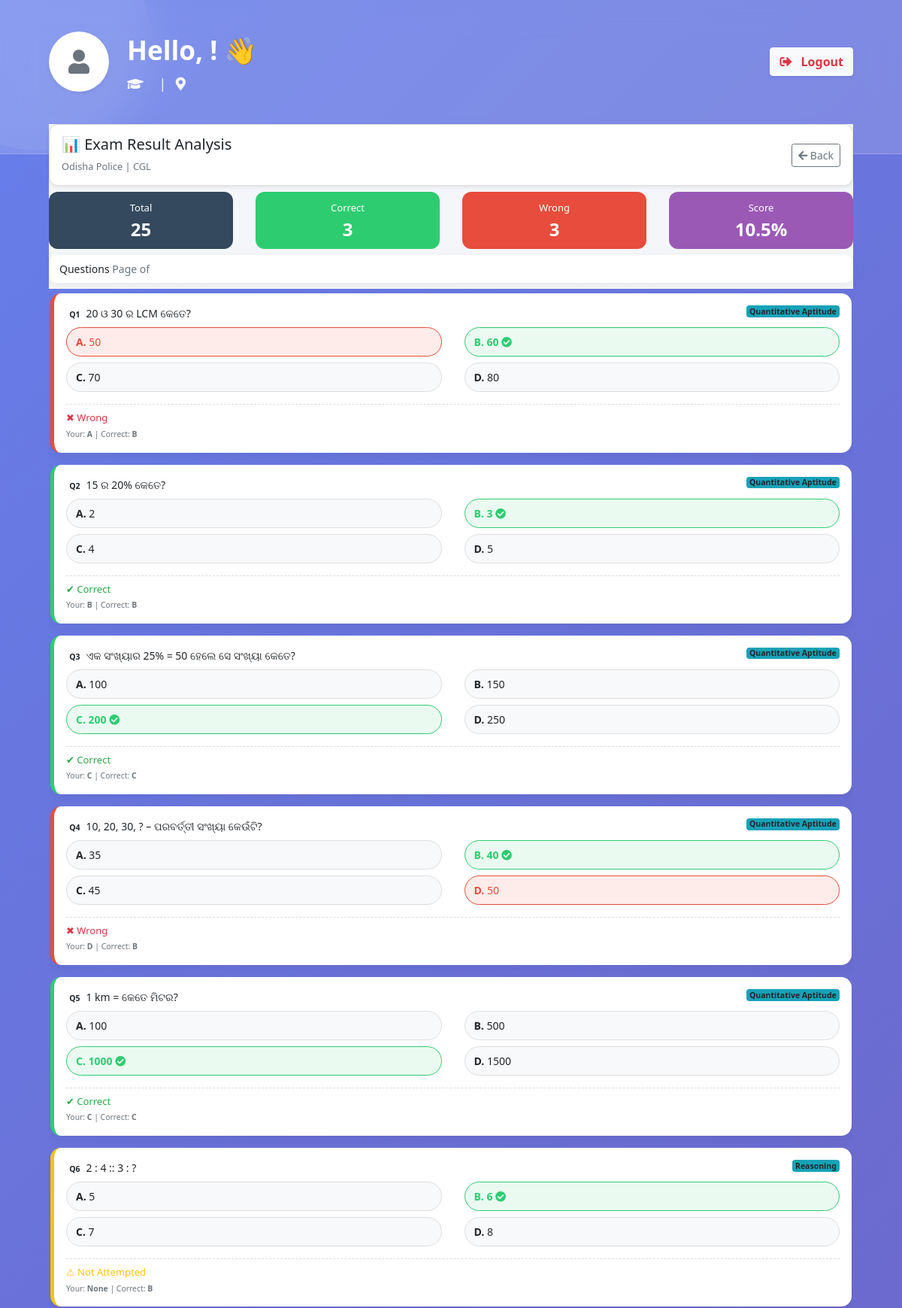
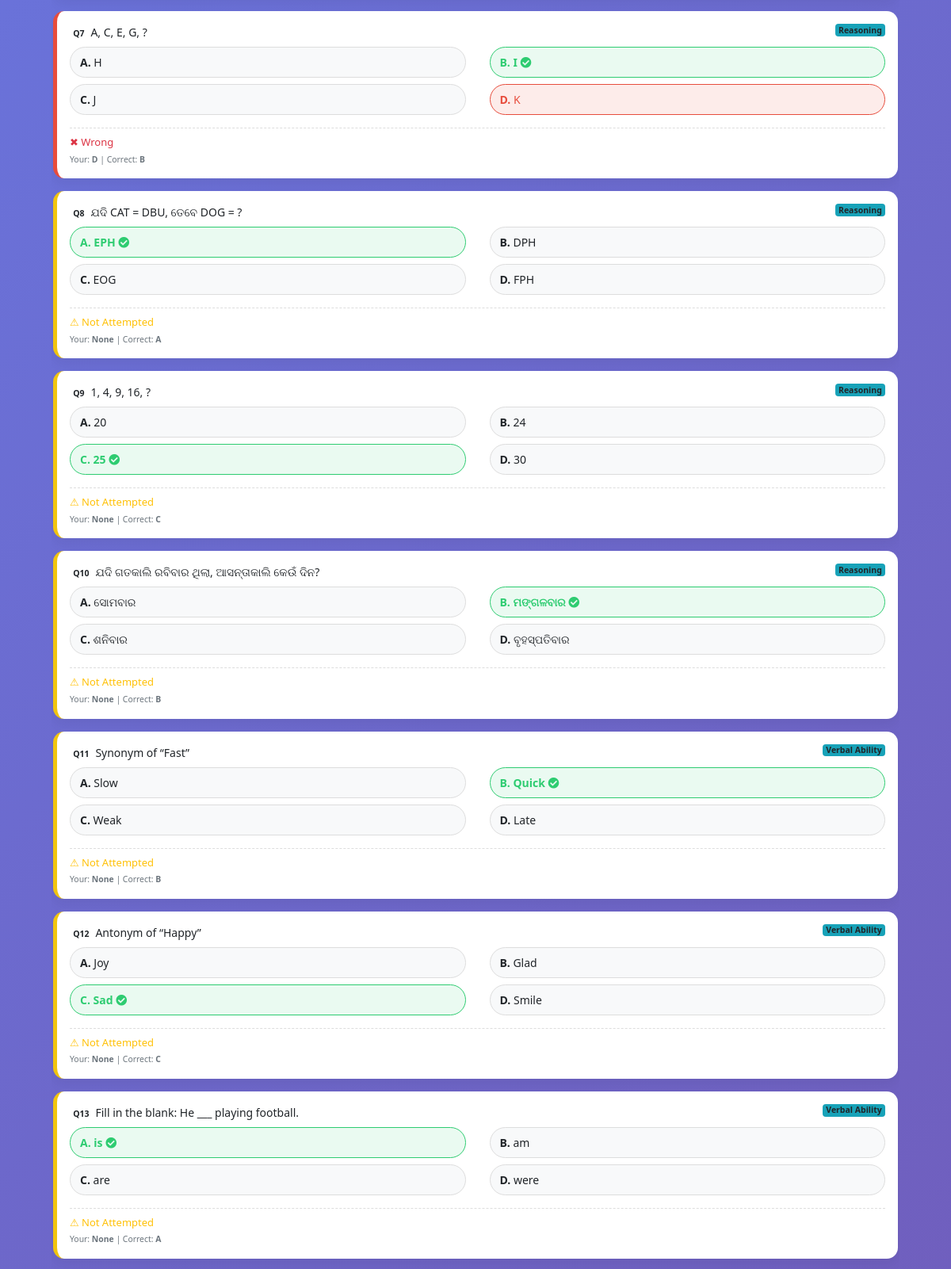
/student/exam-result/34/ (signed in, upper part), run on the app's committed database (2 pictures, top to bottom).
### app/models.py (models this page shows, shortened)
class StudentExamAttempt(models.Model):
    student = models.ForeignKey(
        Student,
        on_delete=models.CASCADE
    )
    exam = models.ForeignKey(
        Exam,
        on_delete=models.CASCADE
    )
    task = models.ForeignKey(
        ExamTask,
        on_delete=models.CASCADE,
        null=True,        # IMPORTANT: migration error avoid
        blank=True
    )
    start_time = models.DateTimeField(null=True, blank=True)
    is_submitted = models.BooleanField(default=False)
    submitted_at = models.DateTimeField(null=True, blank=True)

class Exam(models.Model):
    name = models.CharField(max_length=200)
    duration_minutes = models.PositiveIntegerField()
    marks_per_question = models.FloatField()
    negative_marking = models.FloatField(default=0)
    created_at = models.DateTimeField(auto_now_add=True)

class ExamTask(models.Model):
    exam = models.ForeignKey(Exam, on_delete=models.CASCADE)
    task_name = models.CharField(max_length=200)
    created_at = models.DateTimeField()
    is_active = models.BooleanField(default=True)

class QuestionBank(models.Model):
    chapter = models.ForeignKey(Chapter, on_delete=models.CASCADE)
    question = models.TextField()
    option_a = models.CharField(max_length=255)
    option_b = models.CharField(max_length=255)
    option_c = models.CharField(max_length=255)
    option_d = models.CharField(max_length=255)
    CORRECT_CHOICES = (
        ('A', 'Option A'),
        ('B', 'Option B'),
        ('C', 'Option C'),
        ('D', 'Option D'),
    )
    correct_answer = models.CharField(max_length=1, choices=CORRECT_CHOICES)
    created_at = models.DateTimeField(auto_now_add=True)

class Subject(models.Model):
    name = models.CharField(max_length=100, unique=True)

### app/views.py (the view)
def student_exam_result(request, attempt_id):
    if "student_id" not in request.session:
        return redirect("/student/login/")
    attempt = get_object_or_404(
        StudentExamAttempt,
        id=attempt_id,
        student_id=request.session["student_id"]
    )
    answers = (
        StudentExamAnswer.objects
        .filter(attempt=attempt)
        .select_related(
            "exam_question__question",
            "exam_question__subject"
        )
        .order_by("id")
    )
    marks_per_q = float(attempt.exam.marks_per_question)
    negative = abs(float(attempt.exam.negative_marking))
    total = answers.count()
    correct = wrong = unattempted = 0
    obtained = 0.0
    question_data = []
    for ans in answers:
        question = ans.exam_question.question
        selected = ans.selected_option
        correct_answer = question.correct_answer
        if not selected:
            status = "unattempted"
            unattempted += 1
        elif selected == correct_answer:
            status = "correct"
            correct += 1
            obtained += marks_per_q
        else:
            status = "wrong"
            wrong += 1
            obtained -= negative
        question_data.append({
            "question": question.question,
            "options": {
                "A": question.option_a,
                "B": question.option_b,
                "C": question.option_c,
                "D": question.option_d,
            },
            "selected": selected,
            "correct": correct_answer,
            "status": status,
            "subject": ans.exam_question.subject.name,
        })
    max_marks = total * marks_per_q
    percentage = round((obtained / max_marks) * 100, 2) if max_marks else 0
    return render(request, "student/exam_result_view.html", {
        "attempt": attempt,
        "total": total,
        "correct": correct,
        "wrong": wrong,
        "unattempted": unattempted,
        "obtained": round(obtained, 2),
        "max_marks": max_marks,
        "percentage": percentage,
        "questions": question_data,
    })

### templates/student/exam_result_view.html (shortened to what this page needs)
{% extends "student/dashboard.html" %}
{% load static %}
{% block content %}
<div class="app-main__outer">
<div class="app-main__inner exam-analysis-wrapper">
    <div class="fixed-top-section">
        <div class="exam-header card shadow-sm mb-2">
            <div class="d-flex justify-content-between align-items-center flex-wrap">
                <div>
                    <h5 class="mb-1 fw-bold">📊 Exam Result Analysis</h5>
                    <small class="text-muted">
                        {{ attempt.exam.name }} | {{ attempt.task.task_name }}
                    </small>
                </div>
                <a href="{% url 'student_exam_task_list' %}" class="btn btn-sm btn-outline-secondary mt-2 mt-md-0">
                    <i class="fas fa-arrow-left me-1"></i> Back
                </a>
            </div>
        </div>
        <div class="row g-2 mb-2">
            <div class="col-6 col-md-3">
                <div class="stat-card total">
                    <span>Total</span>
                    <h4>{{ total }}</h4>
                </div>
            </div>
            <div class="col-6 col-md-3">
                <div class="stat-card correct">
                    <span>Correct</span>
                    <h4>{{ correct }}</h4>
                </div>
            </div>
            <div class="col-6 col-md-3">
                <div class="stat-card wrong">
                    <span>Wrong</span>
                    <h4>{{ wrong }}</h4>
                </div>
            </div>
            <div class="col-6 col-md-3">
                <div class="stat-card score">
                    <span>Score</span>
                    <h4>{{ percentage }}%</h4>
                </div>
            </div>
        </div>
        <div class="pagination-bar">
            <span class="fw-semibold">Questions</span>
            <span class="text-muted ms-2">
                Page {{ page_obj.number }} of {{ page_obj.paginator.num_pages }}
            </span>
        </div>
    </div>
    <div class="questions-scroll">
        {% for q in questions %}
        <div class="question-card {% if q.status == 'correct' %}qc-correct{% elif q.status == 'wrong' %}qc-wrong{% else %}qc-skip{% endif %}">
            <div class="q-header">
                <div>
                    <span class="badge badge-question">Q{{ forloop.counter }}</span>
                    <span class="ms-1 question-text">
                        {{ q.question|safe }}
                    </span>
                </div>
                <span class="badge bg-info">{{ q.subject }}</span>
            </div>
            <div class="row mt-2">
                {% for key, val in q.options.items %}
                <div class="col-12 col-md-6 mb-2">
                    <div class="option-box
                        {% if key == q.correct %}opt-correct
                        {% elif key == q.selected and q.status == 'wrong' %}opt-wrong{% endif %}">
                        <strong>{{ key }}.</strong> {{ val }}
                        {% if key == q.correct %}
                            <i class="fas fa-check-circle float-end"></i>
                        {% endif %}
                    </div>
                </div>
                {% endfor %}
            </div>
            <div class="q-footer mt-2">
                {% if q.status == "correct" %}
                    <span class="text-success fw-bold">✔ Correct</span>
                {% elif q.status == "wrong" %}
                    <span class="text-danger fw-bold">✖ Wrong</span>
                {% else %}
                    <span class="text-warning fw-bold">⚠ Not Attempted</span>
                {% endif %}
                <div class="text-muted small mt-1">
                    Your: <b>{{ q.selected|default:"None" }}</b> |
                    Correct: <b>{{ q.correct }}</b>
                </div>
            </div>
        </div>
        {% endfor %}
    </div>
</div>
</div>
{% endblock %}

### templates/student/dashboard.html (style rules this page uses)
* { margin: 0; padding: 0; box-sizing: border-box; }
body { background: linear-gradient(135deg, #667eea 0%, #764ba2 100%); font-family: 'Segoe UI', Tahoma, Geneva, Verdana, sans-serif; min-height: 100vh; display: flex; flex-direction: column; position: relative; overflow-x: hidden; }

### templates/student/exam_result_view.html (style rules this page uses)
.exam-analysis-wrapper { height: calc(100vh - 80px); display: flex; flex-direction: column; }
.fixed-top-section { position: sticky; top: 0; z-index: 10; background: #f4f6f9; padding-bottom: 8px; }
.pagination-bar { background: #fff; padding: 8px 14px; border-radius: 10px; box-shadow: 0 4px 12px rgba(0,0,0,.05); font-size: 14px; }
.questions-scroll { flex: 1; overflow-y: auto; padding: 6px 2px; }
.exam-header { border-radius:12px; padding:14px 16px; }
.stat-card { padding:12px; border-radius:12px; color:#fff; text-align:center; font-size:13px; }
.stat-card h4 { margin:4px 0 0; font-weight:700; }
.stat-card.total { background:#34495e }
.stat-card.correct { background:#2ecc71 }
.stat-card.wrong { background:#e74c3c }
.stat-card.score { background:#9b59b6 }
.question-card { background:#fff; border-radius:14px; padding:16px; margin-bottom:16px; box-shadow:0 6px 16px rgba(0,0,0,.06); }
.qc-correct { border-left:5px solid #2ecc71 }
.qc-wrong { border-left:5px solid #e74c3c }
.qc-skip { border-left:5px solid #f1c40f }
.q-header { display:flex; justify-content:space-between; align-items:flex-start; gap:6px; font-size:14px; }
.question-text { font-weight: normal; font-size:14px; line-height:1.5; }
.option-box { background:#f8f9fa; padding:8px 12px; border-radius:20px; border:1px solid #ddd; font-size:14px; }
.opt-correct { background:#eafaf1; border-color:#2ecc71; color:#2ecc71; font-weight:600; }
.opt-wrong { background:#fdecea; border-color:#e74c3c; color:#e74c3c; }
.q-footer { border-top:1px dashed #ddd; padding-top:8px; font-size:13px; }

### data on the page
StudentExamAttempt: exam.name "Odisha Police", task.task_name "CGL"
QuestionBank: question "20 ଓ 30 ର LCM କେତେ?", options "50" "60" "70" "80"
Subject: subject "Quantitative Aptitude" "Quantitative Aptitude" "Quantitative Aptitude" "Quantitative Aptitude" "Quantitative Aptitude"
QuestionBank: question "15 ର 20% କେତେ?"
QuestionBank: question "ଏକ ସଂଖ୍ୟାର 25% = 50 ହେଲେ ସେ ସଂଖ୍ୟା କେତେ?", options "100" "150" "200" "250"
QuestionBank: question "10, 20, 30, ? – ପରବର୍ତ୍ତୀ ସଂଖ୍ୟା କେଉଁଟି?", options "35" "40" "45" "50"
QuestionBank: question "1 km = କେତେ ମିଟର?", options "100" "500" "1000" "1500"
QuestionBank: question "2 : 4 :: 3 : ?"
Subject: subject "Reasoning" "Reasoning" "Reasoning" "Reasoning" "Reasoning"
QuestionBank: question "A, C, E, G, ?"
QuestionBank: question "ଯଦି CAT = DBU, ତେବେ DOG = ?", options "EPH" "DPH" "EOG" "FPH"
QuestionBank: question "1, 4, 9, 16, ?", options "20" "24" "25" "30"
QuestionBank: question "ଯଦି ଗତକାଲି ରବିବାର ଥିଲା, ଆସନ୍ତାକାଲି କେଉଁ ଦିନ?", options "ସୋମବାର" "ମଙ୍ଗଳବାର" "ଶନିବାର" "ବୃହସ୍ପତିବାର"
QuestionBank: question "Synonym of “Fast”", options "Slow" "Quick" "Weak" "Late"
Subject: subject "Verbal Ability" "Verbal Ability" "Verbal Ability"
QuestionBank: question "Antonym of “Happy”", options "Joy" "Glad" "Sad" "Smile"
QuestionBank: question "Fill in the blank: He ___ playing football.", options "is" "am" "are" "were"

### other printed values
{{ total }} "25"
{{ correct }} "3"
{{ wrong }} "3"
{{ percentage }} "10.5"
{{ key }} "A" "B" "C" "D" "A" "B" "C" "D" "A" "B" "C" "D" "A" "B" "C" "D" "A" "B" "C" "D" "A" "B" "C" "D" "A" "B" "C" "D" "A" "B" "C" "D" "A" "B" "C" "D" "A" "B" "C" "D" "A" "B" "C" "D" "A" "B" "C" "D" "A" "B" "C" "D"
{{ q.selected|default:"None" }} "A" "B" "C" "D" "C" "None" "D" "None" "None" "None" "None" "None" "None"
{{ q.correct }} "B" "B" "C" "B" "C" "B" "B" "A" "C" "B" "B" "C" "A"
{{ val }} "2" "3" "4" "5" "5" "6" "7" "8" "H" "I" "J" "K"
